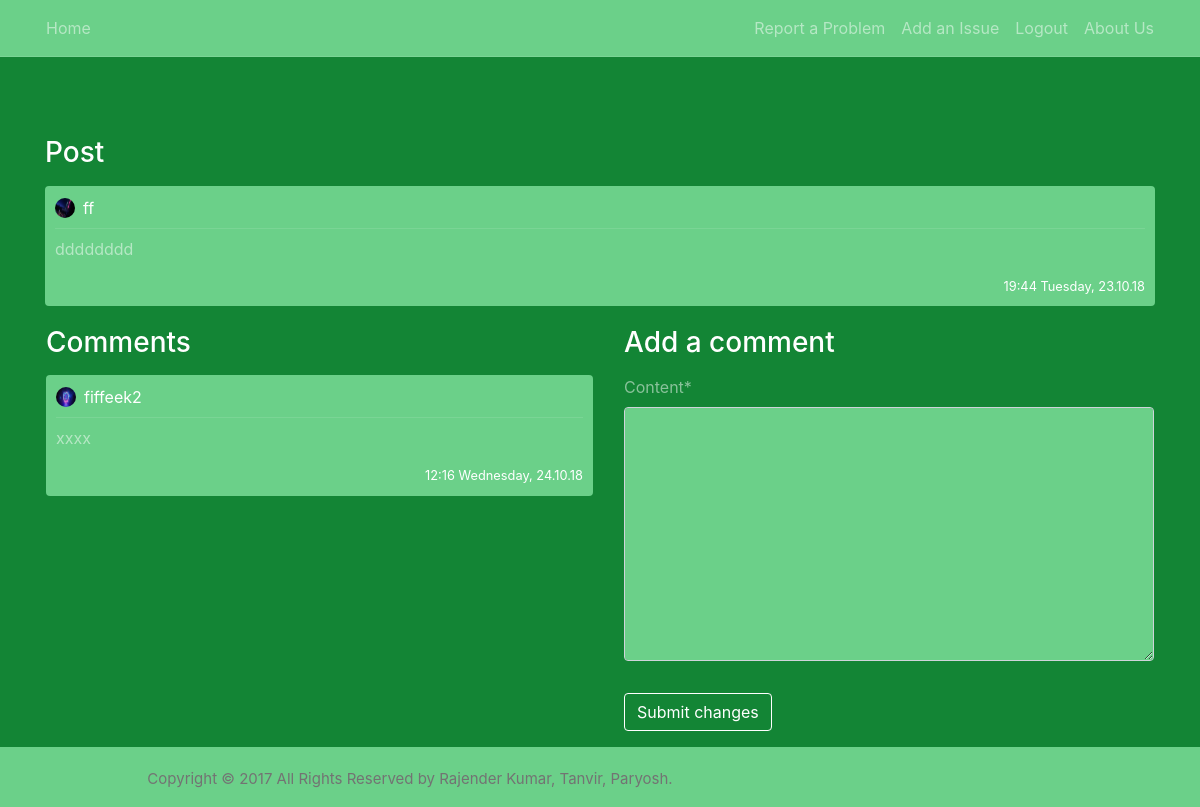
Screenshot of /post/24/ (signed in) with the database file from the repository.
### blog/models.py (models this page shows, shortened)
class Post(models.Model):
    catogery = models.ForeignKey(Catogery, related_name="post", null=True, blank=True, on_delete=models.CASCADE)
    content = models.TextField(max_length=150)
    street = models.CharField(max_length=100, default='', blank=True, null=True)
    city = models.CharField(max_length=50, default='MIAMI', blank=True)
    state = models.CharField(max_length=50, default='FL', blank=True)
    zipcode = models.PositiveIntegerField(blank=True, null=True)
    image = models.ImageField(upload_to='issuePics', default='default.jpg', blank=True)
    date_posted = models.DateTimeField(default=timezone.now)
    status = models.ForeignKey(Status, default='', related_name="post", null=True, blank=True, on_delete=models.CASCADE)
    author = models.ForeignKey(User, on_delete=models.CASCADE)
    number_plate = models.CharField(max_length=50, default='', blank=True)
    make = models.CharField(max_length=50, default='', blank=True)
    model = models.CharField(max_length=50, default='', blank=True)
    color = models.CharField(max_length=50, default='', blank=True)
    pole_number = models.PositiveIntegerField(blank=True, null=True)

class Comment(models.Model):
    content = models.TextField(max_length=150)
    date_posted = models.DateTimeField(default=timezone.now)
    author = models.ForeignKey(User, on_delete=models.CASCADE)
    post_connected = models.ForeignKey(Post, on_delete=models.CASCADE)

### users/models.py (models this page shows, shortened)
class Profile(models.Model):
    user = models.OneToOneField(User, on_delete=models.CASCADE)
    image = models.ImageField(default='default.jpg', upload_to='profile_pics')

### blog/views.py (the view)
# urls.py: path('post/<int:pk>/', PostDetailView.as_view(), name='post-detail'),
class PostDetailView(DetailView):
    model = Post
    template_name = 'blog/post_detail.html'
    context_object_name = 'post'
    def get_context_data(self, **kwargs):
        data = super().get_context_data(**kwargs)
        comments_connected = Comment.objects.filter(post_connected=self.get_object()).order_by('-date_posted')
        data['comments'] = comments_connected
        data['form'] = NewCommentForm(instance=self.request.user)
        return data
    def post(self, request, *args, **kwargs):
        new_comment = Comment(content=request.POST.get('content'),
                              author=self.request.user,
                              post_connected=self.get_object())
        new_comment.save()
        return self.get(self, request, *args, **kwargs)

### blog/forms.py
class NewCommentForm(forms.ModelForm):
    class Meta:
        model = Comment
        fields = ['content']

### blog/templates/blog/post_detail.html (shortened to what this page needs)
{% extends "blog/base.html" %}
{% load crispy_forms_tags %}
{% block content %}
    <h3 class="white-important mb-3">
        Post
    </h3>
   <article class="media content-section">
        <div style="width: 100%; word-break: break-all;">
            <div class="pb-2 row m-0" style="width: 100%; margin-right: 0 !important;">
               <div
                       style="padding-left: 0px !important;"
                       class="col-8 no-padding d-flex align-items-center">
                   <img
                       class="rounded-circle mr-2"
                       style="width: 20px; height: 20px;"
                       src="{{ post.author.profile.image.url }}">
                   <a class="mr-2 white-important" href="{% url 'user-posts' post.author %}">
                       {{ post.author }}
                   </a>
               </div>
               <div class="col-4 d-flex flex-row-reverse no-padding align-items-center"
                    style="padding-right: 0 !important;">
               </div>
           </div>
            <div
                    class="mb-2"
                    style="width: 100%; height: 1px; background-color: rgba(255, 255, 255, 0.1)"></div>
            <a style="color: rgba(255, 255, 255, 0.5) !important;">
                <p>
                    {{ post.content }}
                </p>
                <small
                    class="white-important d-flex full-width flex-row-reverse">
                    {{ post.date_posted | date:"H:i l, d.m.y" }}
                </small>
            </a>
        </div>
   </article>
    <div class="row pl-3">
        <div class="col-12 col-md-6 pl-0">
         <h3 class="white-important mb-3">
             Comments
         </h3>
        {% for comment in comments %}
            <article class="media content-section">
                <div style="width: 100%; word-break: break-all;">
                <div class="pb-2 row m-0" style="width: 100%; margin-right: 0 !important;">
                   <div
                           style="padding-left: 0px !important;"
                           class="col-8 no-padding d-flex align-items-center">
                       <img
                           class="rounded-circle mr-2"
                           style="width: 20px; height: 20px;"
                           src="{{ comment.author.profile.image.url }}">
                       <a class="mr-2 white-important" href="{% url 'user-posts' comment.author.username %}">
                           {{ comment.author }}
                       </a>
                   </div>
               </div>
                <div
                        class="mb-2"
                        style="width: 100%; height: 1px; background-color: rgba(255, 255, 255, 0.1)"></div>
                <a style="color: rgba(255, 255, 255, 0.5) !important;">
                    <p>
                        {{ comment.content }}
                    </p>
                    <small
                        class="white-important d-flex full-width flex-row-reverse">
                        {{ comment.date_posted | date:"H:i l, d.m.y" }}
                    </small>
                </a>
            </div>
            </article>
        {% endfor %}
        </div>
        {% if user is not None %}
            <div class="col-12 col-md-6 pl-0 pl-md-3 pr-3">
                <h3 class="white-important mb-3">
                    Add a comment
                </h3>
                <form method="POST">
                    <fieldset class="form-group">
                        {{ form | crispy }}
                    </fieldset>
                    <div class="form-group">
                        <button class="btn btn-outline-primary" type="submit">Submit changes</button>
                    </div>
                </form>
            </div>
        {% endif %}
    </div>
{% endblock content %}

### blog/static/blog/maingreen.css (style rules this page uses)
:root { --muted-color: rgba(255, 255, 255, 0.5); }
html { height: 100%; box-sizing: border-box; }
*, *:before, *:after { box-sizing: inherit; }
body { position: relative; background: #138535; color: var(--muted-color); margin-top: 5rem; padding-top: 56px; padding-bottom:60px; }
h1, h2, h3, h4, h5, h6 { color: var(--muted-color); }
.content-section { background: #6BD089; padding: 10px 10px; margin-bottom: 20px; }
.no-padding { padding: 0 !important; }
a { color: white; text-underline: none; text-decoration: none !important; }
article { border-radius: 4px; }
.white-important { color: white; }
.full-width { width: 100% }
.btn-outline-primary { border-color: white; color: white !important; }
.form-control { background-color: #6BD089 !important; color: var(--muted-color) !important; box-shadow: 0 0 0 0 !important; }

### rows the page displays
Post: author.profile.image (placeholder picture), author "ff", content "dddddddd", date_posted "19:44 Tuesday, 23.10.18"
Comment: author.profile.image (picture), author "fiffeek2", content "xxxx", date_posted "12:16 Wednesday, 24.10.18"
